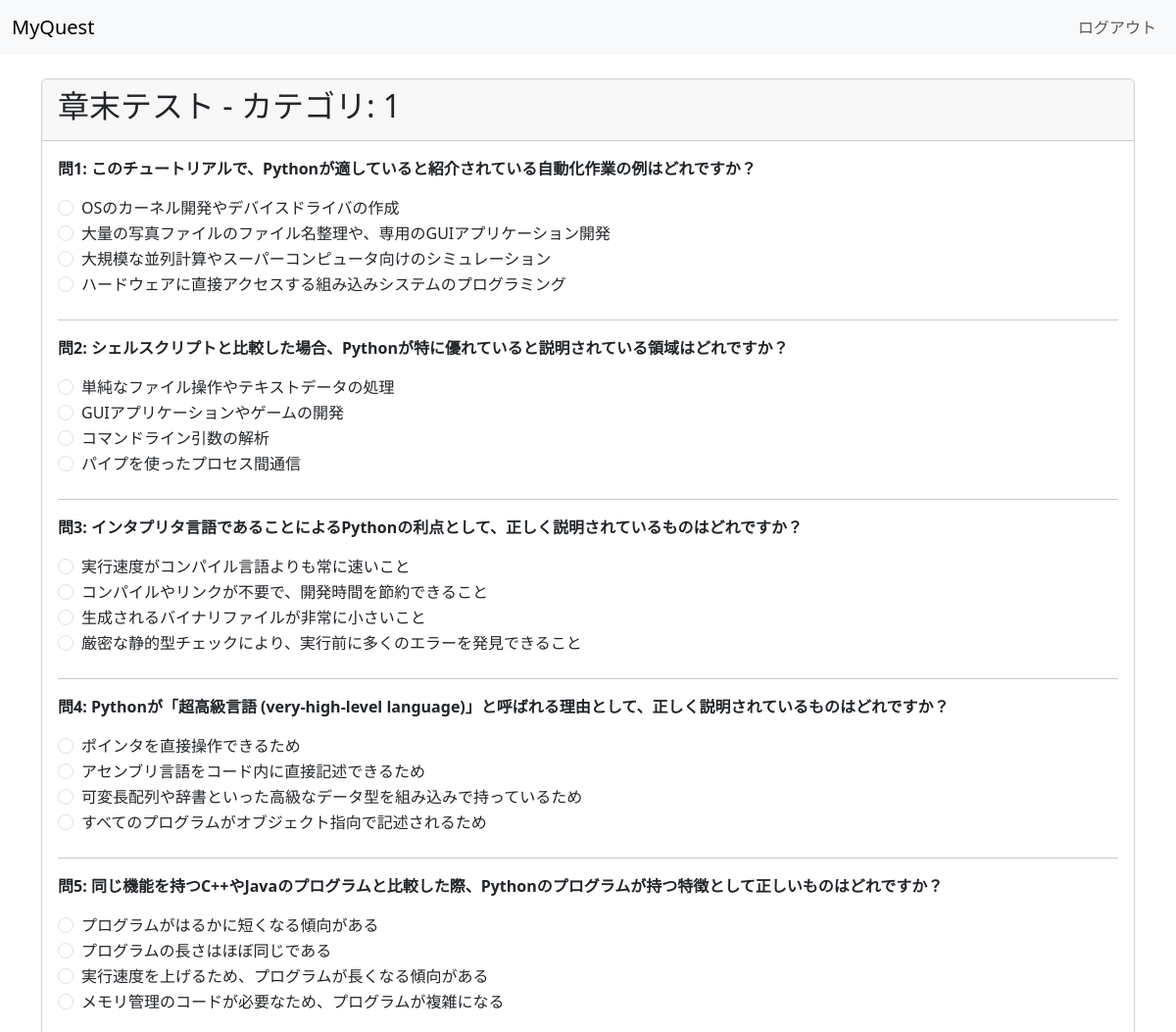
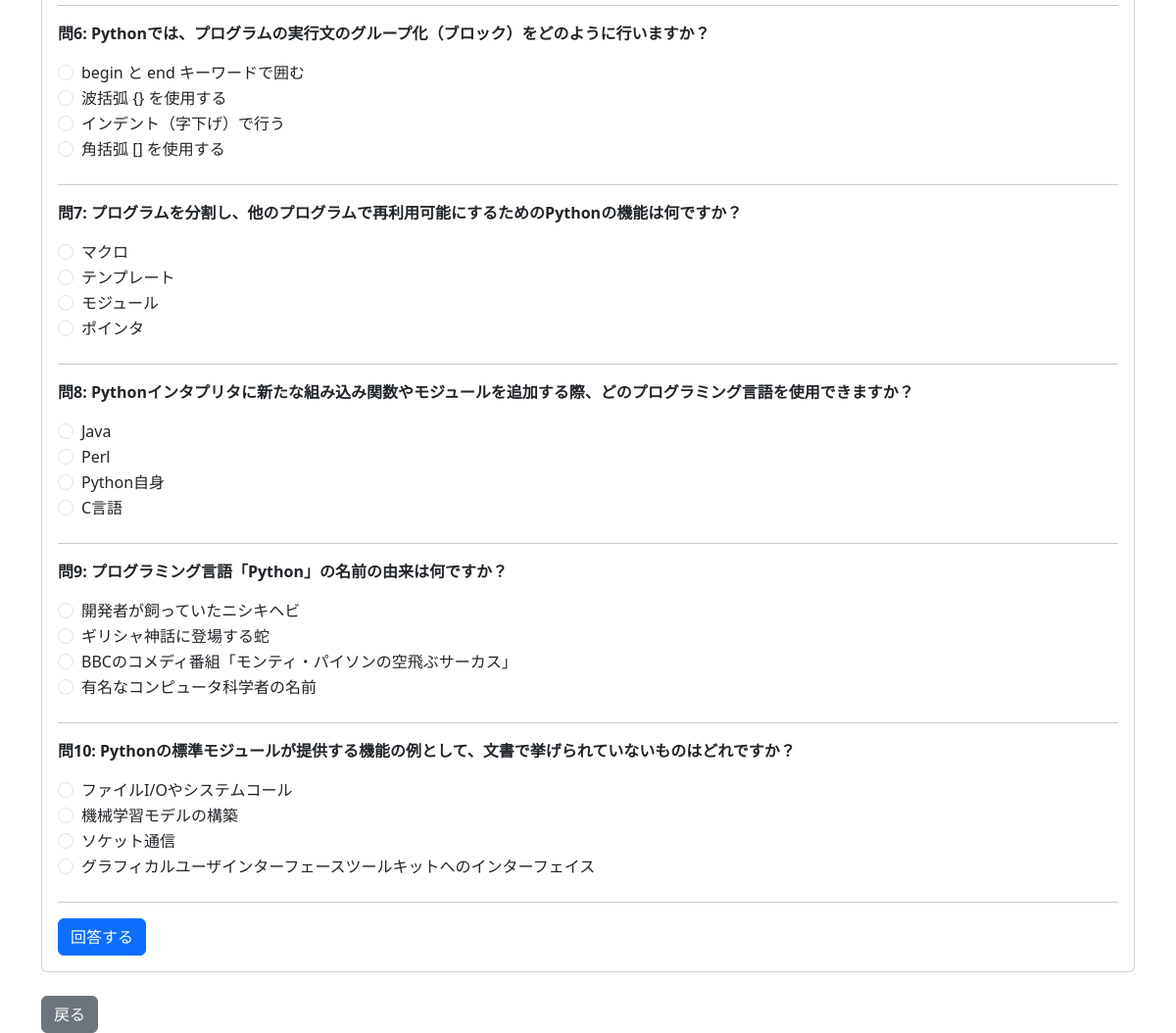
The page /section_test/1 (signed in) on the database its author committed (2 pictures, top to bottom).
### model.py (models this page shows)
class Question(db.Model):
    __tablename__ = "questions"
    id = db.Column(db.Integer, primary_key=True)
    question = db.Column(db.String(300), nullable=False)
    choice1 = db.Column(db.String(200))
    choice2 = db.Column(db.String(200))
    choice3 = db.Column(db.String(200))
    choice4 = db.Column(db.String(200))
    correct = db.Column(db.Integer)
    category = db.Column(db.String(50)) # section / practiceなど
    results = db.relationship('QuizResult', backref='question', lazy=True) # Add relationship

### app.py (the view)
@app.route("/section_test/<category>")
def section_test(category):
    if "user" not in session:
        return redirect("/")
    q_list = Question.query.filter_by(category=category).all()
    if not q_list:
        return f"カテゴリ「{category}」の問題がDBにありません"
    if len(q_list) > 10:
        q_list = random.sample(q_list, 10)
    return render_template("section_test.html", questions=q_list, category_name=category)

### templates/section_test.html (shortened to what this page needs)
<!DOCTYPE html>
<html>
<head>
    <link href="https://cdn.jsdelivr.net/npm/bootstrap@5.3.0-alpha1/dist/css/bootstrap.min.css" rel="stylesheet">
</head>
<body>
    <nav class="navbar navbar-expand-lg navbar-light bg-light">
        <div class="container-fluid">
            <a class="navbar-brand" href="#">MyQuest</a>
            <div class="collapse navbar-collapse" id="navbarNav">
                <ul class="navbar-nav ms-auto">
                    <li class="nav-item">
                        <a class="nav-link" href="/logout">ログアウト</a>
                    </li>
                </ul>
            </div>
        </div>
    </nav>
    <div class="container mt-4">
        <div class="card">
            <div class="card-header">
                <h2>章末テスト - カテゴリ: {{ category_name }}</h2>
            </div>
            <div class="card-body">
                {% if results %}
                    <h3>テスト結果</h3>
                    <div class="alert alert-info">
                        <h4>正解数: {{ score }} / {{ total }} 問</h4>
                        <h4>正解率: {{ percentage }}%</h4>
                    </div>
                    <p>お疲れ様でした！結果は以下の通りです。</p>
                    <hr>
                    {% for res in results %}
                    <div class="mb-4 p-3 {% if res.is_correct %}result-correct{% else %}result-incorrect{% endif %}">
                        <p class="card-text fw-bold">問{{ loop.index }}: {{ res.question.question }}</p>
                        <p>あなたの回答:
                            <span class="{% if not res.is_correct %}user-answer-incorrect{% endif %}">
                                {{ res.user_choice_text }}
                            </span>
                        </p>
                        {% if not res.is_correct %}
                            <p>正解: <span class="correct-answer-text">{{ res.correct_choice_text }}</span></p>
                        {% endif %}
                    </div>
                    {% endfor %}
                {% else %}
                    <form action="{{ url_for('submit_section_test') }}" method="post">
                        {% for q_obj in questions %}
                        <div class="mb-4">
                            <p class="card-text fw-bold">問{{ loop.index }}: {{ q_obj.question }}</p>
                            <div class="form-check">
                                <input type="radio" class="form-check-input" name="answer_{{ q_obj.id }}" value="1" id="q{{ q_obj.id }}-choice1" required>
                                <label class="form-check-label" for="q{{ q_obj.id }}-choice1">{{ q_obj.choice1 }}</label>
                            </div>
                            <div class="form-check">
                                <input type="radio" class="form-check-input" name="answer_{{ q_obj.id }}" value="2" id="q{{ q_obj.id }}-choice2">
                                <label class="form-check-label" for="q{{ q_obj.id }}-choice2">{{ q_obj.choice2 }}</label>
                            </div>
                            <div class="form-check">
                                <input type="radio" class="form-check-input" name="answer_{{ q_obj.id }}" value="3" id="q{{ q_obj.id }}-choice3">
                                <label class="form-check-label" for="q{{ q_obj.id }}-choice3">{{ q_obj.choice3 }}</label>
                            </div>
                            <div class="form-check">
                                <input type="radio" class="form-check-input" name="answer_{{ q_obj.id }}" value="4" id="q{{ q_obj.id }}-choice4">
                                <label class="form-check-label" for="q{{ q_obj.id }}-choice4">{{ q_obj.choice4 }}</label>
                            </div>
                        </div>
                        <hr>
                        {% endfor %}
                        <button type="submit" class="btn btn-primary">回答する</button>
                    </form>
                {% endif %}
            </div>
        </div>
        <div class="mt-4">
            {% if results %}
                <a href="{{ url_for('section_test', category=category_name) }}" class="btn btn-primary">次の問題</a>
                <a href="/home" class="btn btn-secondary">ホームに戻る</a>
            {% else %}
                <a href="/home" class="btn btn-secondary">戻る</a>
            {% endif %}
        </div>
    </div>
</body>
</html>

### rows shown on the page
Question: question "このチュートリアルで、Pythonが適していると紹介されている自動化作業の例はどれですか？", choice1 "OSのカーネル開発やデバイスドライバの作成", choice2 "大量の写真ファイルのファイル名整理や、専用のGUIアプリケーション開発", choice3 "大規模な並列計算やスーパーコンピュータ向けのシミュレーション", choice4 "ハードウェアに直接アクセスする組み込みシステムのプログラミング"
Question: question "シェルスクリプトと比較した場合、Pythonが特に優れていると説明されている領域はどれですか？", choice1 "単純なファイル操作やテキストデータの処理", choice2 "GUIアプリケーションやゲームの開発", choice3 "コマンドライン引数の解析", choice4 "パイプを使ったプロセス間通信"
Question: question "インタプリタ言語であることによるPythonの利点として、正しく説明されているものはどれですか？", choice1 "実行速度がコンパイル言語よりも常に速いこと", choice2 "コンパイルやリンクが不要で、開発時間を節約できること", choice3 "生成されるバイナリファイルが非常に小さいこと", choice4 "厳密な静的型チェックにより、実行前に多くのエラーを発見できること"
Question: question "Pythonが「超高級言語 (very-high-level language)」と呼ばれる理由として、正しく説明されているものはどれですか？", choice1 "ポインタを直接操作できるため", choice2 "アセンブリ言語をコード内に直接記述できるため", choice3 "可変長配列や辞書といった高級なデータ型を組み込みで持っているため", choice4 "すべてのプログラムがオブジェクト指向で記述されるため"
Question: question "同じ機能を持つC++やJavaのプログラムと比較した際、Pythonのプログラムが持つ特徴として正しいものはどれですか？", choice1 "プログラムがはるかに短くなる傾向がある", choice2 "プログラムの長さはほぼ同じである", choice3 "実行速度を上げるため、プログラムが長くなる傾向がある", choice4 "メモリ管理のコードが必要なため、プログラムが複雑になる"
Question: question "Pythonでは、プログラムの実行文のグループ化（ブロック）をどのように行いますか？", choice1 "begin と end キーワードで囲む", choice2 "波括弧 {} を使用する", choice3 "インデント（字下げ）で行う", choice4 "角括弧 [] を使用する"
Question: question "プログラムを分割し、他のプログラムで再利用可能にするためのPythonの機能は何ですか？", choice1 "マクロ", choice2 "テンプレート", choice3 "モジュール", choice4 "ポインタ"
Question: question "Pythonインタプリタに新たな組み込み関数やモジュールを追加する際、どのプログラミング言語を使用できますか？", choice1 "Java", choice2 "Perl", choice3 "Python自身", choice4 "C言語"
Question: question "プログラミング言語「Python」の名前の由来は何ですか？", choice1 "開発者が飼っていたニシキヘビ", choice2 "ギリシャ神話に登場する蛇", choice3 "BBCのコメディ番組「モンティ・パイソンの空飛ぶサーカス」", choice4 "有名なコンピュータ科学者の名前"
Question: question "Pythonの標準モジュールが提供する機能の例として、文書で挙げられていないものはどれですか？", choice1 "ファイルI/Oやシステムコール", choice2 "機械学習モデルの構築", choice3 "ソケット通信", choice4 "グラフィカルユーザインターフェースツールキットへのインターフェイス"

### other values the page prints
{{ category_name }} "1"
